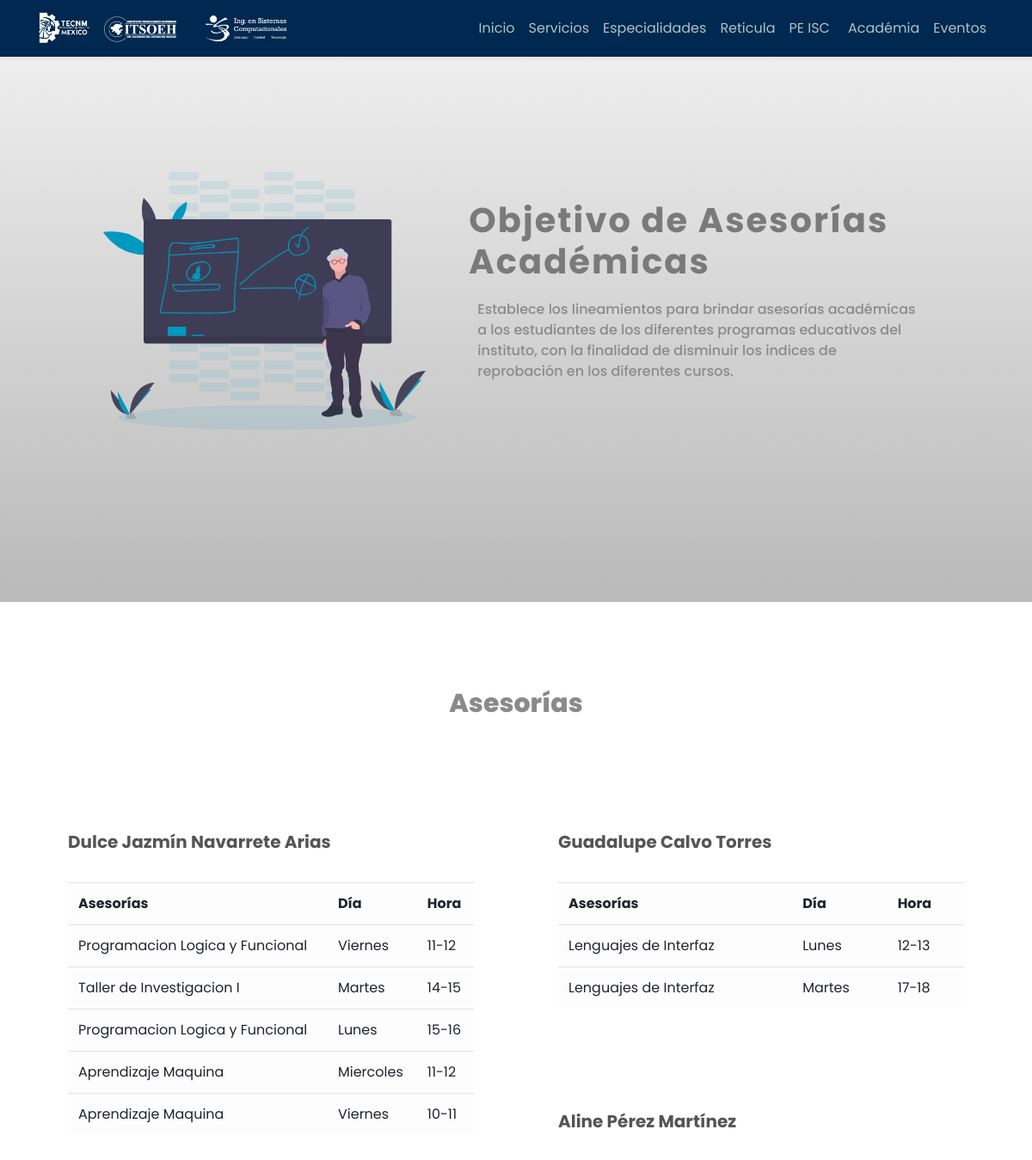
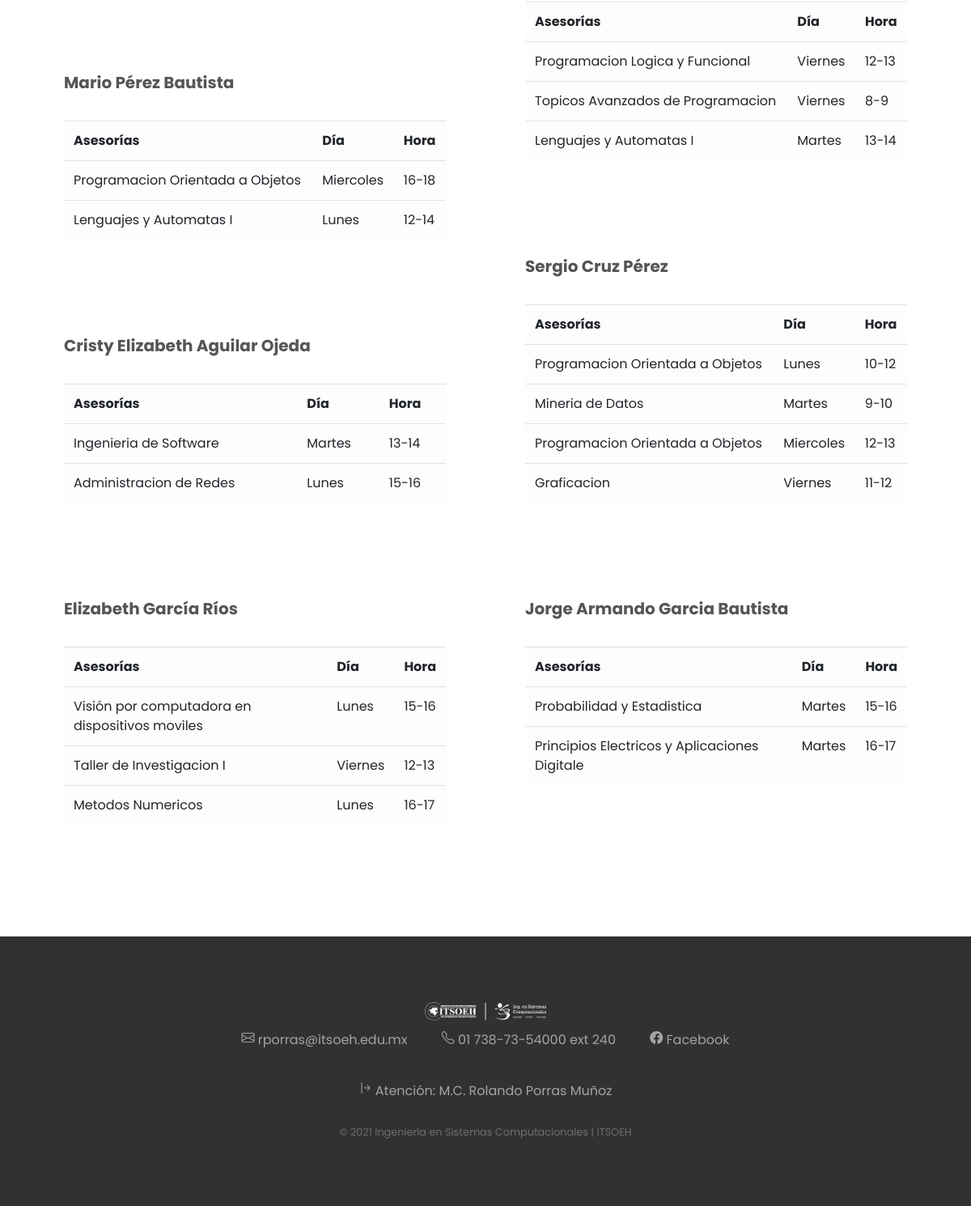
Screenshot of /servicios.php?idServ=2 with the database file from the repository (2 pictures, top to bottom).
### tables this page shows
CREATE TABLE `servicios` (
  `idservicios` int(11) NOT NULL,
  `Nombre_Servicio` varchar(45) DEFAULT NULL,
  `Objetivo` varchar(800) DEFAULT NULL
);

CREATE TABLE `asesorias` (
  `idasesorias` int(11) NOT NULL,
  `idAsesor` int(11) DEFAULT NULL,
  `clavAsignatura` varchar(10) DEFAULT NULL,
  `horaInicio` int(2) DEFAULT NULL,
  `horaFin` int(2) DEFAULT NULL,
  `dia` int(1) DEFAULT 1,
  `estado` int(1) DEFAULT 1
);

CREATE TABLE `mallacurricular` (
  `MC_ClaveAsignatura` varchar(10) NOT NULL,
  `MC_NombreAsignatura` varchar(60) DEFAULT NULL,
  `MC_SemestreAsignatura` int(1) DEFAULT NULL,
  `MC_HorasTot` varchar(15) DEFAULT NULL,
  `MC_Area` int(11) DEFAULT NULL,
  `MC_Estado` tinyint(4) DEFAULT 1,
  `MC_PdfNombre` varchar(100) DEFAULT 'Sin Archivo',
  `MC_Especialidad` int(11) DEFAULT NULL
);

### Controlador/Controlador.php (called while the page is built, shortened)
<?php
$con = conectar();
function getListaServicios() {
    global $con;
    $stmt = $con->prepare("call isic.sp_getListaServicios();");
    $stmt->execute();
    $stmt->bind_result($idservicios, $Nombre_Servicio);
    $i = 0;
    while ($stmt->fetch()) {
        $listServ[$i][0] = $idservicios;
        $listServ[$i][1] = $Nombre_Servicio;
        $i++;
    }
    return $listServ;
}
function getServicio($serv) {
    global $con;
    $stmt = $con->prepare("call isic.sp_getServicio(?);");
    $stmt->bind_param("i", $serv);
    $stmt->execute();
    $stmt->bind_result($Nombre_Servicio, $Objetivo);
    $i = 0;
    while ($stmt->fetch()) {
        $servInfo[$i][0] = $Nombre_Servicio;
        $servInfo[$i][1] = $Objetivo;
        $i++;
    }
    return $servInfo;
}
function getPeriodo() {
    global $con;
    $stmt = $con->prepare("call isic.sp_getPeriodo();");
    $stmt->execute();
    $stmt->bind_result($idperiodoExpo, $periodo, $año, $estado, $carpetaImg);
    $i = 0;
    while ($stmt->fetch()) {
        $peri[$i][0] = $idperiodoExpo;
        $peri[$i][1] = $periodo;
        $peri[$i][2] = $año;
        $peri[$i][3] = $estado;
        $peri[$i][4] = $carpetaImg;
        $i++;
    }
    return $peri;
}
function getAsesorias() {
    global $con;
    $stmt = $con->prepare("call isic.sp_getAsesorias();");
    $stmt->execute();
    $stmt->bind_result($idasesorias, $idAsesor, $asesor, $clavAsignatura, $asignatura, $horaInicio, $horaFin, $dia, $estado);
    $i = 0;
    while ($stmt->fetch()) {
        $Asesoria[$i][0] = $idasesorias;
        $Asesoria[$i][1] = $idAsesor;
        $Asesoria[$i][2] = $asesor;
        $Asesoria[$i][3] = $clavAsignatura;
        $Asesoria[$i][4] = $asignatura;
        $Asesoria[$i][5] = $horaInicio;
        $Asesoria[$i][6] = $horaFin;
        $Asesoria[$i][7] = $dia;
        $Asesoria[$i][8] = $estado;
        $i++;
    }
    return $Asesoria;
}
function getAsesor() {
    global $con;
    $stmt = $con->prepare("call isic.sp_getAsesor();");
    $stmt->execute();
    $stmt->bind_result($asesor);
    $i = 0;
    while ($stmt->fetch()) {
        $asesorNam[$i][0] = $asesor;
        $i++;
    }
    return $asesorNam;
}

### servicios.php (the view, shortened to what this page needs)
<?php
include('head.php');
$servInfo = getServicio($_GET["idServ"]);
?>
<div class="servicios">
    <section class="seccion-1" >
        <?php
        echo '<img src="img/servicios/' . $servInfo[0][0] . '.svg?1.0.0">';
        ?>
        <div class="contenedor-texto" >
            <?php
            if ($_GET["idServ"] == 4) {
                echo '<h2 class="tituloServicio">' . $servInfo[0][0] . '</h2><br>';
                $tmp = explode("*", $servInfo[0][1]);
                echo '<div class="table-responsive">
                <table class="table table-hover table-borderless table-sm" >
                <tr class="table-active">
                <th>Servicio</th>
                <th> Ubicación </th>
                <th>Extención </th>
                </tr>';
                foreach($tmp as $datosDeServicio){
                    $posicion=strrpos($datosDeServicio,"Ext");
                    $long=(strrpos($datosDeServicio,"Ext"))-strrpos($datosDeServicio,"Edificio");
                    if($long!=0){
                        echo '<tr><td >'.substr($datosDeServicio,0,strrpos($datosDeServicio,"Edificio")).'</td>';
                    if($posicion==0){
                        echo '<td >'.substr($datosDeServicio,strrpos($datosDeServicio,"Edificio"),50).'</td>';
                    }else{
                        echo '<td >'.substr($datosDeServicio,strrpos($datosDeServicio,"Edificio"),$long).'</td>';
                        echo '<td >'.substr($datosDeServicio,strrpos($datosDeServicio,"Ext")+3,14).'</td></tr>';
                        }
                        }
                    else{
                        echo '<tr><td  >'.$datosDeServicio.'</td></tr>';
                    }
                }
                echo '</table';
            } else {
               echo ' <h2>Objetivo de ' . $servInfo[0][0] . '</h2>
                      <p >' . $servInfo[0][1] . ' </p>';
            }
            ?>
        </div>
       </div>
    <?php
    if ($_GET["idServ"] == 2) {
        $Asesoria = getAsesorias();
        $asesor = getAsesor();
        echo '
        <div class="asesorias">
        <section class="site-section">
        <div class="container texto">
            <div class="section-heading text-center">
                <h2 style="color:#8a8a8a"><strong>Asesorías</strong></h2>
            </div>
            <div class="row topmargin-xs">';
        $asAux = 0;
        $contar = 0;
        $numAsesoria = (int) (sizeof($asesor) / 2);
        for ($i = 0; $i < sizeof($asesor); $i++) {
            if ($contar == 0) {
                echo '<div class="col-md-6">';
            } elseif ($contar == $numAsesoria) {
                echo '</div>
                      <div class="col-md-6">';
            }
            echo '
                    <div class="resume-item mb-4">
                        <p>
                        <h3><strong>' . $asesor[$i][0] . '</strong></h3>
                        </p>
                        <table class="table table-light">
                            <tr>
                                <th>Asesorías</th>
                                <th>Día</th>
                                <th>Hora</th>
                            </tr>';
            for ($j = $asAux; $j < sizeof($Asesoria); $j++) {
                if ($asesor[$i][0] === $Asesoria[$j][2]) {
                    echo '
                                    <tr>
                                        <td>' . $Asesoria[$j][4] . '</td>';
                    switch ($Asesoria[$j][7]) {
                        case 1:
                            echo '<td>Lunes</td>';
                            break;
                        case 2:
                            echo '<td>Martes</td>';
                            break;
                        case 3:
                            echo '<td>Miercoles</td>';
                            break;
                        case 5:
                            echo '<td>Viernes</td>';
                            break;
                    }
                    echo '
                                        <td>' . $Asesoria[$j][5] . '-' . $Asesoria[$j][6] . '</td>
                                    </tr>';
                    $asAux++;
                } else if ($asesor[$i][0] != $Asesoria[$j][2]) {
                    $j = sizeof($Asesoria);
                }
            }
            echo '
                        </table>
                    </div>
                ';
            $contar++;
            if ($contar == (sizeof($asesor))) {
                echo '</div>';
            }
        }
        echo '
            </div>
        </div>
    </section>
</div>
        ';
    }
    ?>
    <?php include('footer.php'); ?>

### css/investigacion.css (style rules this page uses)
@media screen and (min-width: 601px) { .investigacion .cont-invest tr, td { font-size: 16px; } }

### css/index.css (style rules this page uses)
*, *:after, *:before { margin: 0; padding: 0; box-sizing: border-box; -moz-box-sizing: border-box; -webkit-box-sizing: border-box; }
body { margin: 0; padding: 0; font-family: 'Poppins', sans-serif; }
.topmargin-xs { margin-top: 70px !important; }
.inicio #home .contenedor ul, p { margin: 0; }
.resumen .contacto h3,p { color: #494949; }
html { scroll-behavior: smooth; }

### css/acreditacion.css (style rules this page uses)
.texto .section-heading h2 { padding-top: 100px; position: relative; font-weight: 200; font-size: 30px; color: #f3f3f3; }
.texto .section-heading h2 strong { font-weight: 800; }
.texto .section-heading.text-center h2:before { left: 50%; -webkit-transform: translateX(-50%); -ms-transform: translateX(-50%); transform: translateX(-50%); }
.texto .resume-item h3 { color: #555555; font-size: 20px; }

### css/organigrama.css (style rules this page uses)
:root { --level-1: #00c0b6; --level-2: #03afaf; --level-3: #108181; --level-4: #02598b; --black: black; }

### css/asesorias.css (style rules this page uses)
.asesorias .site-section { height: 100%; padding-bottom: 5em; }
.asesorias .section-heading { margin-bottom: 30px; position: relative; z-index: 10; }
.asesorias .texto .section-heading h2 { padding-top: 100px; position: relative; font-weight: 200; font-size: 30px; }
.asesorias .texto .section-heading h2 strong { font-weight: 800; }
.asesorias .resume-item { text-align: left; padding: 30px; background-color: #ffffff; border: 4px solid transparent; border-radius: 7px; }
.asesorias .texto .resume-item h3 { color: #555555; font-size: 20px; }
.asesorias .resume-item *:last-child { margin-bottom: 0; }
@media screen and (min-width: 1001px) { .asesorias tr, td { font-size: 16px; } }

### css/complementarias.css (style rules this page uses)
@media screen and (min-width: 360px) { .complementaria .resume-item .col-md-7 h4, p { text-align: center; padding: 10px; } }

### css/especialidad.css (style rules this page uses)
.especialidad .perfiles .resume-item span, h4, p { text-align: left; }

### css/servicios.css (style rules this page uses)
.servicios { margin: 0; padding: 0; box-sizing: border-box; }
.servicios section .contenedor-texto { width: 100%; top: 0; right: 0; left: 0; bottom: 0; overflow: hidden; }
.servicios .seccion-1 { display: flex; justify-content: space-evenly; align-items: center; height: 700px; }
.servicios .seccion-1 { padding: 0 120px; }
.servicios section:nth-child(1) { background-image: linear-gradient(to top, #b9b9b9 0%, #f3f3f3 100%); }
.servicios .seccion-1 p { font-weight: 500; margin-bottom: 15px; color: #8a8a8a !important; animation: cambiar 3s none; }
.servicios section h2 { font-size: 2.5em; font-weight: 700; letter-spacing: 2px; margin-bottom: 10px; color: #7a7a7a !important; }
.servicios .seccion-1 img { height: 300px; padding-right: 50px; animation: cambiar 3s none; }

### css/particula.css (style rules this page uses)
.modulo-cisco .texto h2, .texto p { display: inline-block; text-align: center; color: #fff; }

### rows the page displays
servicios: Nombre_Servicio (picture), Nombre_Servicio "Asesorías Académicas", Objetivo "Establece los lineamientos para brindar asesorías académicas a los estudiantes de los diferentes programas educativos del instituto, con la finalidad de disminuir los indices de reprobación en los diferentes cursos."
asesorias: clavAsignatura.MC_NombreAsignatura "Programacion Logica y Funcional", dia "Viernes", horaInicio "11", horaFin "12"
asesorias: clavAsignatura.MC_NombreAsignatura "Taller de Investigacion I", dia "Martes", horaInicio "14", horaFin "15"
asesorias: clavAsignatura.MC_NombreAsignatura "Programacion Logica y Funcional", dia "Lunes", horaInicio "15", horaFin "16"
asesorias: clavAsignatura.MC_NombreAsignatura "Aprendizaje Maquina", dia "Miercoles", horaInicio "11", horaFin "12"
asesorias: clavAsignatura.MC_NombreAsignatura "Aprendizaje Maquina", dia "Viernes", horaInicio "10", horaFin "11"
asesorias: clavAsignatura.MC_NombreAsignatura "Programacion Orientada a Objetos", dia "Miercoles", horaInicio "16", horaFin "18"
asesorias: clavAsignatura.MC_NombreAsignatura "Lenguajes y Automatas I", dia "Lunes", horaInicio "12", horaFin "14"
asesorias: clavAsignatura.MC_NombreAsignatura "Ingenieria de Software", dia "Martes", horaInicio "13", horaFin "14"
asesorias: clavAsignatura.MC_NombreAsignatura "Administracion de Redes", dia "Lunes", horaInicio "15", horaFin "16"
asesorias: clavAsignatura.MC_NombreAsignatura "Visión por computadora en dispositivos moviles", dia "Lunes", horaInicio "15", horaFin "16"
asesorias: clavAsignatura.MC_NombreAsignatura "Taller de Investigacion I", dia "Viernes", horaInicio "12", horaFin "13"
asesorias: clavAsignatura.MC_NombreAsignatura "Metodos Numericos", dia "Lunes", horaInicio "16", horaFin "17"
asesorias: clavAsignatura.MC_NombreAsignatura "Lenguajes de Interfaz", dia "Lunes", horaInicio "12", horaFin "13"
asesorias: clavAsignatura.MC_NombreAsignatura "Lenguajes de Interfaz", dia "Martes", horaInicio "17", horaFin "18"
asesorias: clavAsignatura.MC_NombreAsignatura "Programacion Logica y Funcional", dia "Viernes", horaInicio "12", horaFin "13"
asesorias: clavAsignatura.MC_NombreAsignatura "Topicos Avanzados de Programacion", dia "Viernes", horaInicio "8", horaFin "9"
asesorias: clavAsignatura.MC_NombreAsignatura "Lenguajes y Automatas I", dia "Martes", horaInicio "13", horaFin "14"
asesorias: clavAsignatura.MC_NombreAsignatura "Programacion Orientada a Objetos", dia "Lunes", horaInicio "10", horaFin "12"
asesorias: clavAsignatura.MC_NombreAsignatura "Mineria de Datos", dia "Martes", horaInicio "9", horaFin "10"
asesorias: clavAsignatura.MC_NombreAsignatura "Programacion Orientada a Objetos", dia "Miercoles", horaInicio "12", horaFin "13"
asesorias: clavAsignatura.MC_NombreAsignatura "Graficacion", dia "Viernes", horaInicio "11", horaFin "12"
asesorias: clavAsignatura.MC_NombreAsignatura "Probabilidad y Estadistica", dia "Martes", horaInicio "15", horaFin "16"
asesorias: clavAsignatura.MC_NombreAsignatura "Principios Electricos y Aplicaciones Digitale", dia "Martes", horaInicio "16", horaFin "17"

### other values shown
$asesor[$i][0] "Dulce Jazmín Navarrete Arias"
$asesor[$i][0] "Mario Pérez Bautista"
$asesor[$i][0] "Cristy Elizabeth Aguilar Ojeda"
$asesor[$i][0] "Elizabeth García Ríos"
$asesor[$i][0] "Guadalupe Calvo Torres"
$asesor[$i][0] "Aline Pérez Martínez"
$asesor[$i][0] "Sergio Cruz Pérez"
$asesor[$i][0] "Jorge Armando Garcia Bautista"
